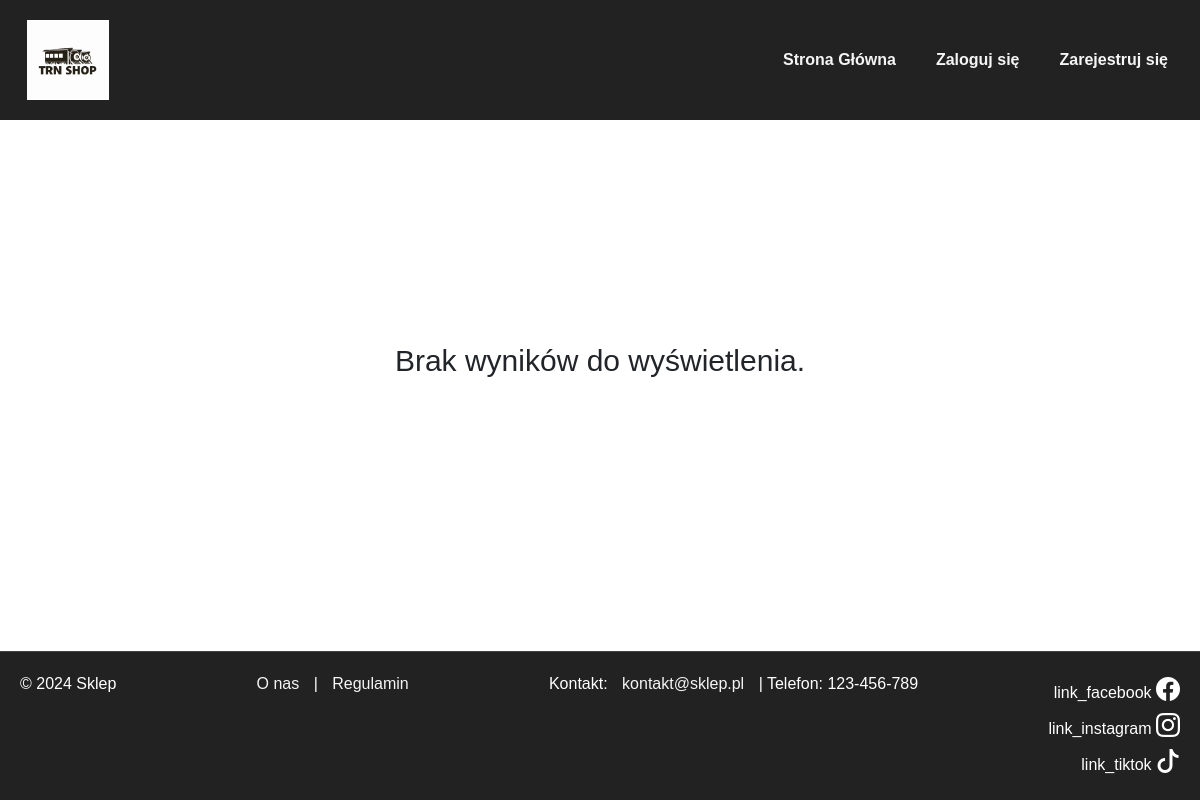
/o_nas.php, run on an earlier commit of the app's database.
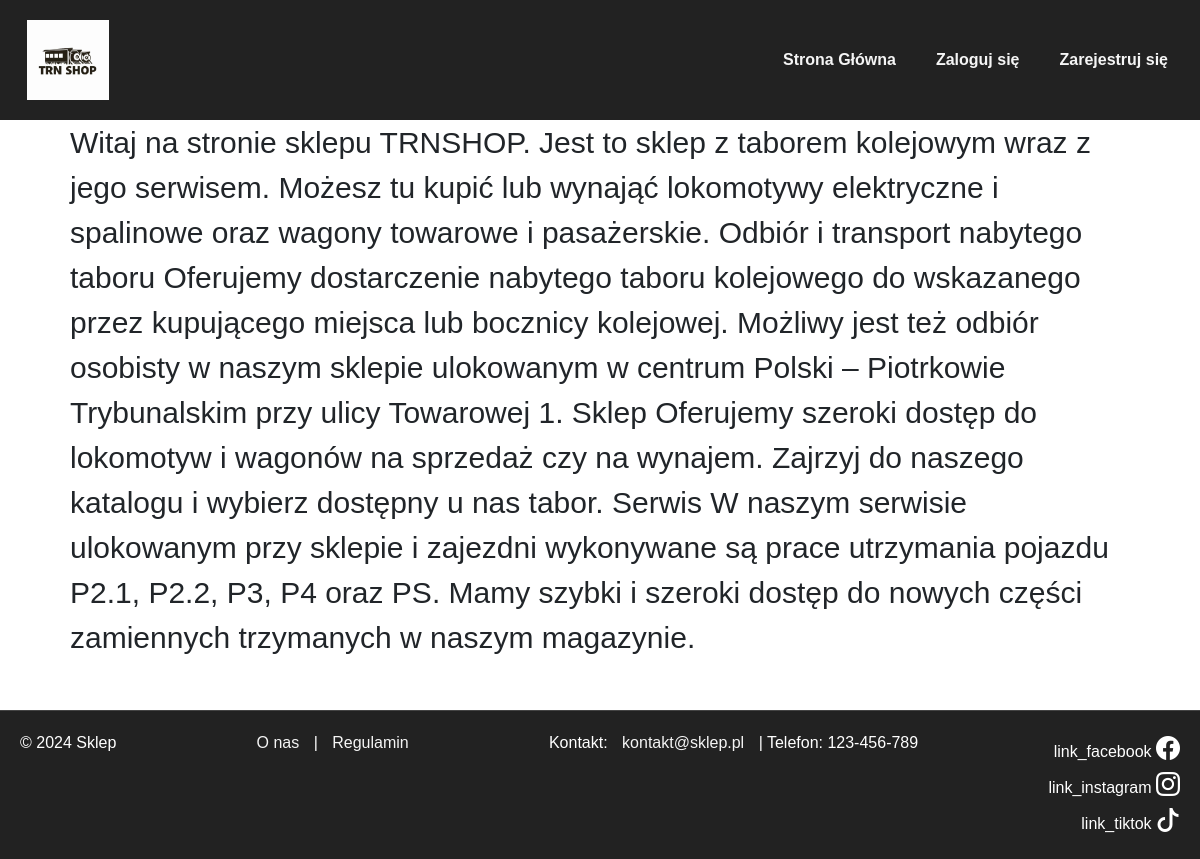
And on a later commit of the database.
### tables this page shows
CREATE TABLE `informacje` (
  `id` int(11) NOT NULL,
  `tytul` varchar(50) NOT NULL,
  `tresc` text DEFAULT NULL
);

### o_nas.php (the view, shortened to what this page needs)
<?php
    $conn = new mysqli("localhost", "root", "", "stronabaza");
    $result = $conn->query('SELECT tresc FROM informacje WHERE id=1');
?>
<!DOCTYPE html>
<html lang="pl">
<head>
  <link href="https://cdn.jsdelivr.net/npm/bootstrap@5.3.0-alpha1/dist/css/bootstrap.min.css" rel="stylesheet">
  <link href="https://cdn.jsdelivr.net/npm/bootstrap-icons/font/bootstrap-icons.css" rel="stylesheet">
  <link href="styl_1.css" rel="stylesheet">
</head>
<body>
<nav class="navbar navbar-expand-lg navbar-dark">
  <div class="container-fluid">
    <a class="navbar-brand" href="index.php">
      <img src="logo.jpg" alt="Logo Sklepu">
    </a>
    <div class="collapse navbar-collapse">
      <ul class="navbar-nav ms-auto">
        <li class="nav-item">
          <a class="menu_button nav-link btn btn-outline-light" href="index.php">Strona Główna</a>
        </li>
          <?php
              if(!isset($_SESSION["id"])) {
                  echo "<li class='nav-item'> <a class='menu_button nav-link btn btn-outline-primary' id='do_logowania' href='logowanie.php'>Zaloguj się</a> </li>";
                  echo "<li class='nav-item'> <a class='menu_button nav-link btn btn-outline-primary' id='do_rejestracji' href='rejestracja.php'>Zarejestruj się</a> </li>";
              }elseif($_SESSION["id"]!=0){
                  echo "<li class='nav-item'> <a class='menu_button nav-link btn btn-outline-primary' id='do_panelu_klienta' href='panel_klienta.php'>Twoje konto</a> </li>";
              }elseif($_SESSION["id"]=0){
                  echo "<li class='nav-item'> <a class='menu_button nav-link btn btn-outline-primary' id='do_panelu_administratora' href='admin.php'>Panel administratora</a> </li>";
              }
          ?>
      </ul>
    </div>
  </div>
</nav>
<div class="container">
    <?php
    if ($result && $result->num_rows > 0) {
        $row = $result->fetch_assoc();
        echo htmlspecialchars($row['tresc']);
    } else {
        echo "Brak wyników do wyświetlenia.";
    }
    ?>
</div>
<footer>
  <div>© 2024 Sklep</div>
  <div>
    <a href="o_nas.php">O nas</a>
    |
    <a href="regulamin.php">Regulamin</a></div>
  <p>Kontakt: <a href="mailto:kontakt@sklep.pl">kontakt@sklep.pl</a> | Telefon: 123-456-789</p>
  <div class="social-icons">
    <div><span>link_facebook</span> <i class="bi bi-facebook"></i></div>
    <div><span>link_instagram</span> <i class="bi bi-instagram"></i></div>
    <div><span>link_tiktok</span> <i class="bi bi-tiktok"></i></div>
  </div>
</footer>
</body>
</html>

### styl_1.css (style rules this page uses)
body { font-family: Arial, sans-serif; margin: 0; padding: 0; min-height: 100vh; display: flex; flex-direction: column; }
.navbar { background-color: #222; height: 120px; }
.navbar a { color: white; font-weight: bold; padding: 10px 15px; }
.navbar-brand img { height: 80px; }
.navbar-nav .nav-item .nav-link { color: #f5f5f5; padding: 10px 15px; }
.container { flex: 1; display: flex; justify-content: center; align-items: center; padding-top: 0px; padding-right: 40px; padding-bottom: 50px; padding-left: 40px; background-color: #fff; }
footer { background-color: #222; color: white; padding: 20px; display: flex; justify-content: space-between; border-top: 1px solid #444; }
footer .social-icons { display: flex; flex-direction: column; align-items: flex-end; }
footer .social-icons i { font-size: 24px; margin: 5px 0; color: white; }
footer a { color: #f5f5f5; text-decoration: none; margin: 0 10px; }
.menu_button { margin: 5px; }

### o_nas.php (style rules this page uses)
.container { font-size: 30px; }

What changed in the data, as far as the page shows it:
added informacje: tresc "Witaj na stronie sklepu TRNSHOP. Jest to sklep z taborem kolejowym wraz z jego serwisem. Możesz tu kupić lub wynająć lokomotywy elektryczne i spalinowe oraz wagony towarowe i pasażerskie. Odbiór i transport nabytego taboru Oferujemy dostarczenie nabytego taboru kolejowego do wskazanego przez kupującego miejsca lub bocznicy kolejowej. Możliwy jest też odbiór osobisty w naszym sklepie ulokowanym w centrum Polski – Piotrkowie Trybunalskim przy ulicy Towarowej 1. Sklep Oferujemy szeroki dostęp do lokomotyw i wagonów na sprzedaż czy na wynajem. Zajrzyj do naszego katalogu i wybierz dostępny u nas tabor. Serwis W naszym serwisie ulokowanym przy sklepie i zajezdni wykonywane są prace utrzymania…"
Also different on the page:
text no longer shown: "Brak wyników do wyświetlenia."
